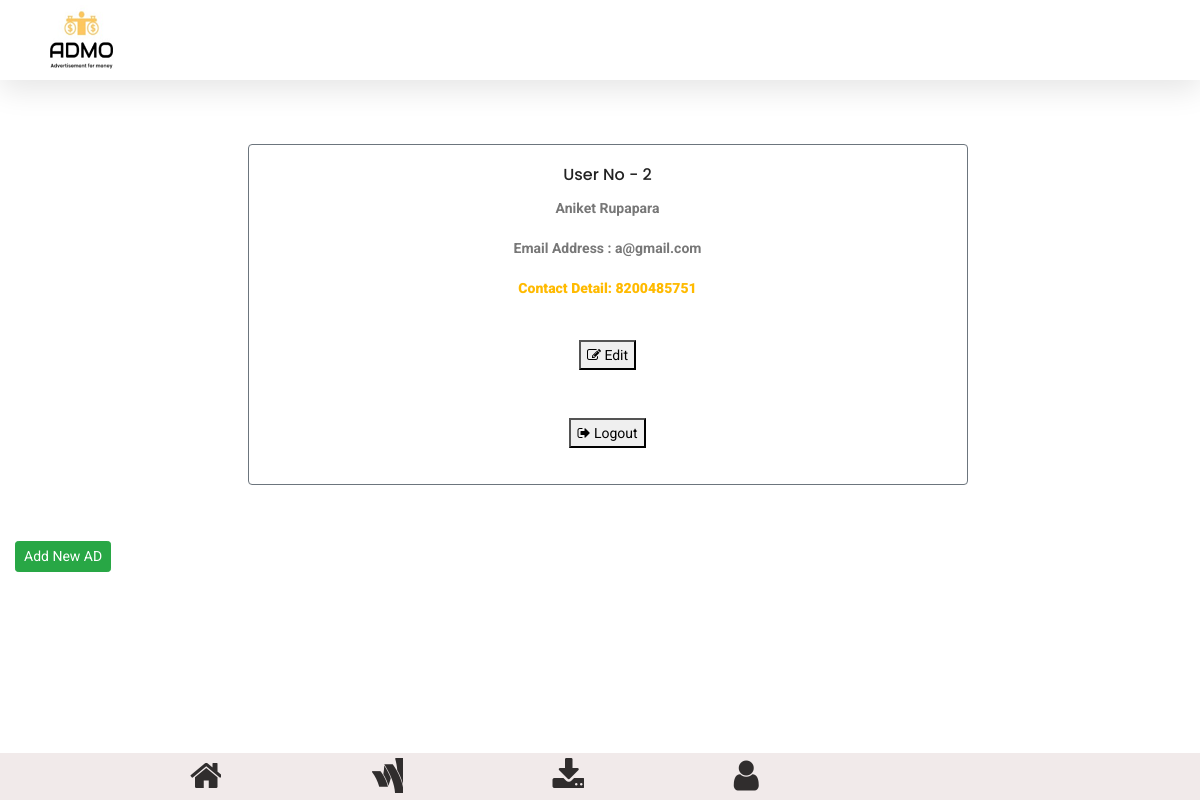
The page /Profile.php (signed in) on the database its author committed.
### tables this page shows
CREATE TABLE `users` (
  `UserId` int(11) NOT NULL,
  `FirstName` varchar(50) DEFAULT NULL,
  `LastName` varchar(50) DEFAULT NULL,
  `password` varchar(50) DEFAULT NULL,
  `MobileNumber` decimal(12,0) DEFAULT NULL,
  `EmailAddress` varchar(50) DEFAULT NULL,
  `ad_id` int(10) DEFAULT NULL,
  `w_id` int(10) DEFAULT NULL
);

### Profile.php (the view, shortened to what this page needs)
<?php include('php/header.php') ?>
<br />
<br /><br /><br />
<div class="container">
    <div class="row justify-content-center">
        <?php
                $qry = "SELECT * FROM users where UserId='".$_SESSION['sid']."'";
                $result = $con->query($qry);
                if($result->num_rows > 0){
                    $row = $result->fetch_assoc();
                }
            ?>
        <div class="col-lg-8">
            <div class="single_product_text text-center">
                <br><br>
                <div class="card card border-secondary">
                    <div class="card-body">
                        <h5 class="card-title">User No - <?php echo $row['UserId'] ?></h5>
                        <strong>
                            <p><?php echo $row['FirstName'];echo "  ";echo $row['LastName']  ?></p>
                        </strong>
                        <strong>
                            <p>Email Address : <?php echo $row['EmailAddress']?></p>
                        </strong>
                        <strong>
                            <p>
                                <b>Contact Detail: <?php echo $row['MobileNumber'] ?></b></p>
                        </strong>
                        <div class="box-tools"><br>
                            <button class="btn_3" data-toggle="modal" data-target="#modal-new-event"><i class="fa fa-pencil-square-o"></i> Edit</button>
                        </div><br/>
                        <?php
                        if (isset($_SESSION['name'])) { ?>
                        <form method="post" action="">
                            <div class="form-group">
                                <br/>
                                <a><button type="submit" value="submit" name="logout" class="btn_3">
                                      <i class="fa fa-sign-out"></i>  Logout
                                    </button></a>
                            </div>
                        </form>
                        <?php  }
			?>
                    </div>
                </div>
                <br><br>
            </div>
        </div>
    </div>
</div>
<div class="content-wrapper" align="center">
    <section class="content container-fluid">
        <div class="row" style="text-align:center;">
            <div class="col-xs-12">
                <div class="box">
                    <div class="box-header">
                        <div class="box-tools" >
                            <button  class="btn btn-success btn-sm" data-toggle="modal" data-target="#modal-new-event" >Add New AD</button>
                        </div>
                    </div>
                </div>
            </div>
        </div>
    </section>
</div>
<?php include './php/footer.php'; ?>
</body>
</html>

### rows shown on the page
users: UserId "2", FirstName "Aniket", LastName "Rupapara", EmailAddress "a@gmail.com", MobileNumber "8200485751"
